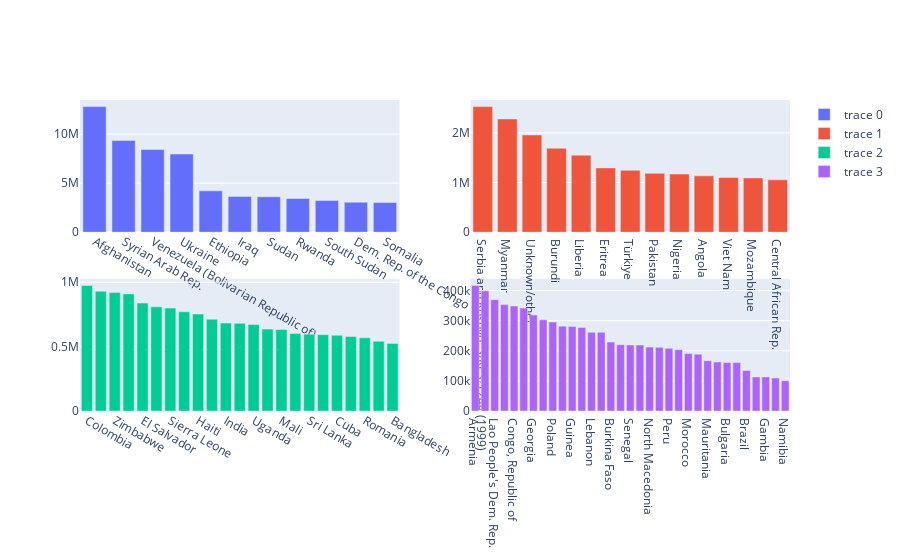

The cell this chart's notebook holds for it:
### Markdown cell above
### Countries separated by ranges of migrants
The ranges are:
* Higher than 3M
* Between 1M and 3M
* Between 500K and 1M
* Between 100K and 500K

### Code cell
fig = make_subplots(
    rows=2,
    cols=2
)

fig.add_trace(
        go.Bar(
            x=as_by_country.loc[as_by_country['count'] > 3000000]['country_of_origin_name'],
            y=as_by_country.loc[as_by_country['count'] > 3000000]['count']),
        row=1, 
        col=1
    )

fig.add_trace(
        go.Bar(
            x=as_by_country.loc[(1000000 < as_by_country['count']) & (as_by_country['count'] < 3000000)]['country_of_origin_name'],
            y=as_by_country.loc[(1000000 < as_by_country['count']) & (as_by_country['count'] < 3000000)]['count']),
        row=1, 
        col=2
    )

fig.add_trace(
        go.Bar(
            x=as_by_country.loc[(500000 < as_by_country['count']) & (as_by_country['count'] < 1000000)]['country_of_origin_name'],
            y=as_by_country.loc[(500000 < as_by_country['count']) & (as_by_country['count'] < 1000000)]['count']),
        row=2, 
        col=1
    )

fig.add_trace(
        go.Bar(
            x=as_by_country.loc[(100000 < as_by_country['count']) & (as_by_country['count'] < 500000)]['country_of_origin_name'],
            y=as_by_country.loc[(100000 < as_by_country['count']) & (as_by_country['count'] < 500000)]['count']),
        row=2, 
        col=2
    )


fig.show()

### Figure 1 — Plotly figure (JSON) as saved in the notebook; plotly's stock layout.template omitted (floating-point values rounded to 4 significant figures)
{"data": [{"type": "bar", "x": ["Afghanistan", "Syrian Arab Rep.", "Venezuela (Bolivarian Republic of)", "Ukraine", "Ethiopia", "Iraq", "Sudan", "Rwanda", "South Sudan", "Dem. Rep. of the Congo", "Somalia"], "xaxis": "x", "y": [12802836, 9340729, 8425204, 7969546, 4215250, 3647679, 3610229, 3436812, 3235706, 3053773, 3020328], "yaxis": "y"}, {"type": "bar", "x": ["Serbia and Kosovo: S/RES/1244 (1999)", "Myanmar", "Unknown/other", "Burundi", "Liberia", "Eritrea", "Türkiye", "Pakistan", "Nigeria", "Angola", "Viet Nam", "Mozambique", "Central African Rep."], "xaxis": "x2", "y": [2529388, 2281514, 1958166, 1691467, 1550982, 1295216, 1247584, 1185558, 1171794, 1134266, 1101312, 1093489, 1054950], "yaxis": "y2"}, {"type": "bar", "x": ["Colombia", "Iran (Islamic Rep. of)", "Zimbabwe", "China", "El Salvador", "Nicaragua", "Sierra Leone", "Russian Federation", "Haiti", "Bosnia and Herzegovina", "India", "Guatemala", "Uganda", "Azerbaijan", "Mali", "Honduras", "Sri Lanka", "Mexico", "Cuba", "Chad", "Romania", "Côte d'Ivoire", "Bangladesh"], "xaxis": "x3", "y": [974918, 930040, 919431, 909343, 838461, 808972, 799061, 770047, 752803, 712817, 683051, 681440, 671618, 636476, 633218, 601700, 596418, 592788, 588403, 578584, 568245, 541782, 524403], "yaxis": "y3"}, {"type": "bar", "x": ["Armenia", "Albania", "Lao People's Dem. Rep.", "Cambodia", "Congo, Republic of", "Cameroon", "Georgia", "Togo", "Poland", "Timor-Leste", "Guinea", "Algeria", "Lebanon", "Ghana", "Burkina Faso", "Croatia", "Senegal", "Libya", "North Macedonia", "Yemen", "Peru", "Egypt", "Morocco", "Stateless", "Mauritania", "State of Palestine", "Bulgaria", "Ecuador", "Brazil", "Indonesia", "Gambia", "Tunisia", "Namibia"], "xaxis": "x4", "y": [416816, 398771, 369631, 353188, 348723, 341539, 318958, 302514, 295252, 281724, 280303, 277558, 261280, 261181, 228994, 220016, 219247, 219067, 212140, 211373, 208132, 203489, 190496, 188720, 167083, 162575, 160806, 160597, 134364, 113285, 113257, 109437, 100310], "yaxis": "y4"}], "layout": {"xaxis": {"anchor": "y", "domain": [0, 0.45]}, "xaxis2": {"anchor": "y2", "domain": [0.55, 1]}, "xaxis3": {"anchor": "y3", "domain": [0, 0.45]}, "xaxis4": {"anchor": "y4", "domain": [0.55, 1]}, "yaxis": {"anchor": "x", "domain": [0.575, 1]}, "yaxis2": {"anchor": "x2", "domain": [0.575, 1]}, "yaxis3": {"anchor": "x3", "domain": [0, 0.425]}, "yaxis4": {"anchor": "x4", "domain": [0, 0.425]}}}
